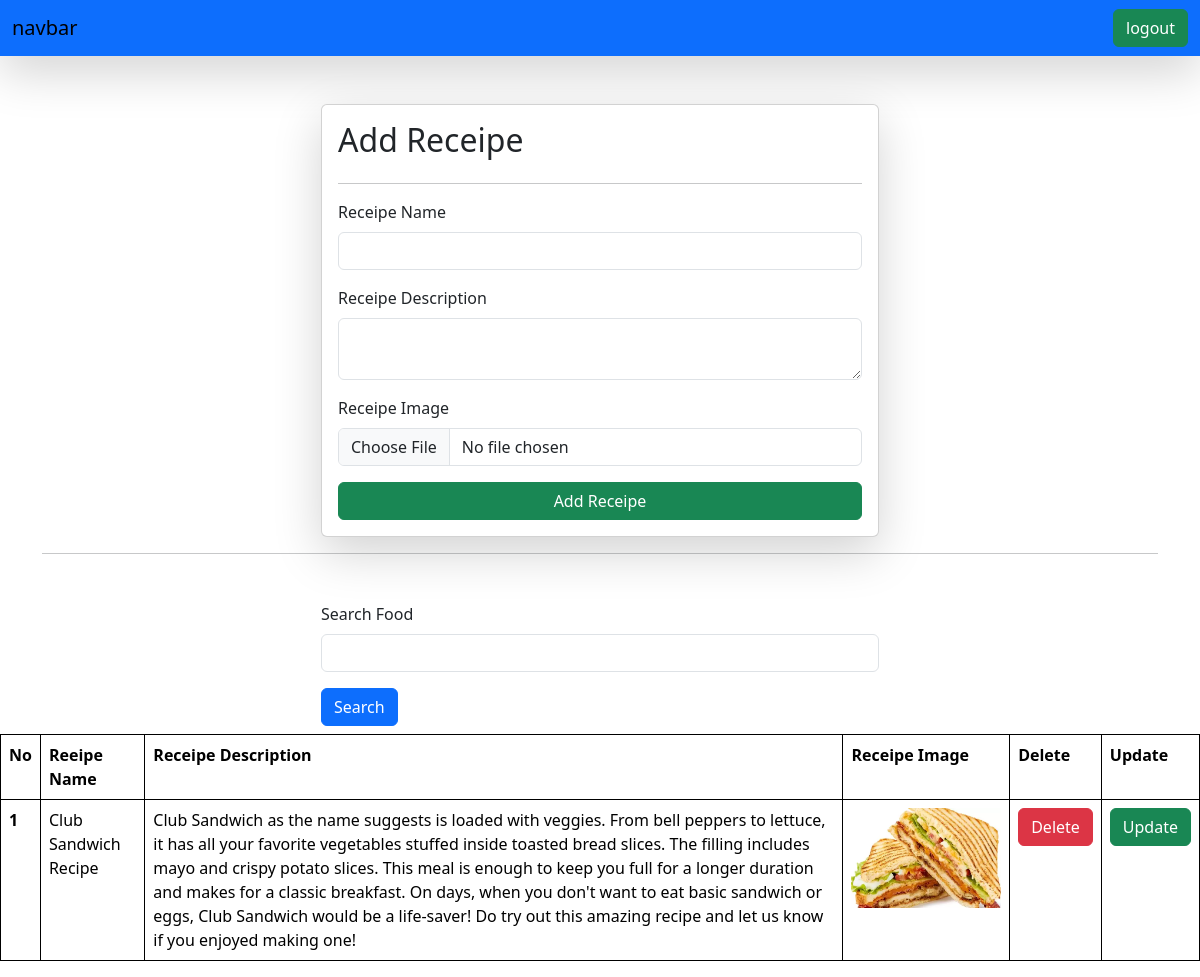
/receipes/ (signed in), run on the app's committed database.
### vagetables/models.py (models this page shows, shortened)
class Receipe(models.Model):
    user = models.ForeignKey(User , on_delete= models.SET_NULL , null=True , blank=True)
    receipe_name=models.CharField(max_length=100)
    slug = models.SlugField(unique=True)
    receipe_description=models.TextField()
    receipe_image=models.ImageField(upload_to="receipe")
    receipe_view_count = models.IntegerField(default = 1)

### vagetables/views.py (the view, shortened to what this page needs)
# urls.py: path('receipes/', receipes, name="receipes"),
@login_required(login_url="/login/")
def receipes(request):
    queryset = Receipe.objects.all()
    if request.GET.get('search'):
        queryset = queryset.filter(receipe_name__icontains = request.GET.get('search'))
    context = {'receipes' : queryset}
    return render(request , "receipes.html" , context)

### vagetables/templates/receipes.html (shortened to what this page needs)
{% extends "home/base.html" %}
{% block start %}
<div class="container mt-5">
  <form class="col-6 mx-auto card p-3 shadow-lg" method="post" enctype="multipart/form-data">
    <h2>Add Receipe</h2>
    <hr>
    <div class="mb-3">
      <label for="exampleInputEmail1" class="form-label">Receipe Name</label>
      <input name="receipe_name" required type="text" class="form-control">
    </div>
    <div class="mb-3">
      <label for="exampleInputPassword1" class="form-label">Receipe Description</label>
      <textarea class="form-control" name="receipe_description" required></textarea>
    </div>
    <div class="mb-3">
      <label for="exampleInputPassword1" class="form-label">Receipe Image</label>
      <input name="receipe_image" type="file" class="form-control">
    </div>
    <button type="submit" class="btn btn-success">Add Receipe</button>
  </form>
  <hr>
  <div class="mt-5">
    <div class="mx-auto col-6">
      <form>
      <div class="mb-3">
        <label for="exampleInputEmail1" class="form-label">Search Food</label>
        <input name="search" type="text" class="form-control">
      </div>
        <button type="submit" class="btn btn-primary mb-2">Search</button>
      </form>
    </div>
  </div>
</div>
<table class="table">
  <tr>
    <th scope="col">No</th>
    <th scope="col">Reeipe Name</th>
    <th scope="col">Receipe Description</th>
    <th scope="col">Receipe Image</th>
    <th scope="col">Delete</th>
    <th scope="col">Update</th>
  </tr>
  <body>
    {% for receipe in receipes %}
    <tr>
      <th scope="row">{{forloop.counter}}</th>
      <td>{{receipe.receipe_name}}</td>
      <td>{{receipe.receipe_description}}</td>
      <td>
        <img src="/{{receipe.receipe_image}}" style="height: 100px">
      </td>
      <td>
        <a href="/delete-receipe/{{receipe.slug}}/" class="btn btn-danger">Delete</a>
      </td>
      <td>
        <a href="/update-receipe/{{receipe.slug}}/" class="btn btn-success">Update</a>
      </td>
    </tr>
    {% endfor %}
  </body>
</table>
{% endblock %}

### home/templates/home/base.html (style rules this page uses)
table ,th, td { border: 1px, solid black; }

### data on the page
Receipe: receipe_name "Club Sandwich Recipe", receipe_description "Club Sandwich as the name suggests is loaded with veggies. From bell peppers to lettuce, it has all your favorite vegetables stuffed inside toasted bread slices. The filling includes mayo and crispy potato slices. This meal is enough to keep you full for a longer duration and makes for a classic breakfast. On days, when you don't want to eat basic sandwich or eggs, Club Sandwich would be a life-saver! Do try out this amazing recipe and let us know if you enjoyed making one!", receipe_image (picture)
